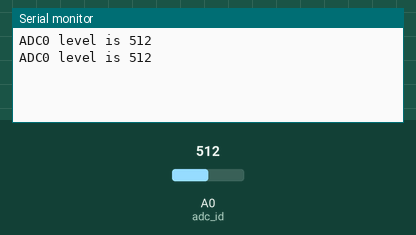
Bench run of a sketch on a simulated Arduino Uno, built with avr-gcc and run on an emulated ATmega328P. Shown: the last lines printed to the serial monitor. The inputs (shaded band) are chosen by the test bench; at power-on: A0 (adc_id) = 512.

Above: at 1.8 s.
1.9 s: A0 (adc_id) set to 716
At 2.8 s:
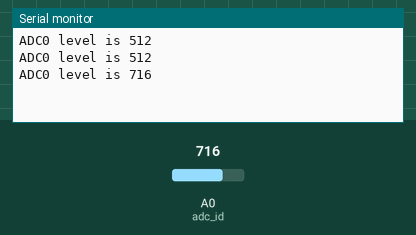
3.4 s: A0 (adc_id) set to 900
At 4.7 s:
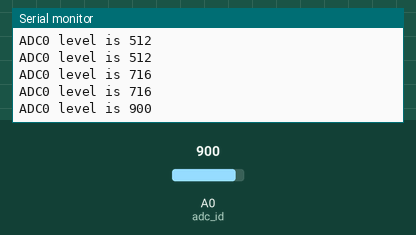
Timing chart, 0 to 6.4 s (numbered marks = the images above; inputs shaded):
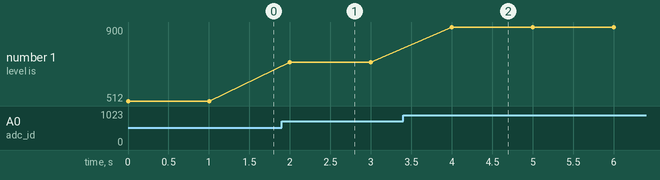

Measured:
- after the input at 1.9 s, the serial monitor: prints a new line after 0.10 s (image 1)
- after the input at 3.4 s, the serial monitor: prints a new line after 0.60 s (image 2)
- plotted number 1: 512 → 716 after the input at 1.9 s, 716 → 900 after the input at 3.4 s

The sketch:

13_Water_Level.ino
```cpp
int adc_id = 0;
int HistoryValue = 0;
char printBuffer[128];

void setup()
{
  Serial.begin(9600);
}

void loop()
{
    int value = analogRead(adc_id); // get adc value
    sprintf(printBuffer,"ADC%d level is %d\n",adc_id, value);
    Serial.print(printBuffer);
    delay(1000);

//    if(((HistoryValue>=value) && ((HistoryValue - value) > 10))
//      || ((HistoryValue<value) && ((value - HistoryValue) > 10)))
//    {
//      sprintf(printBuffer,"ADC%d level is %d\n",adc_id, value);
//      Serial.print(printBuffer);
//      HistoryValue = value;
//    }
}
```
